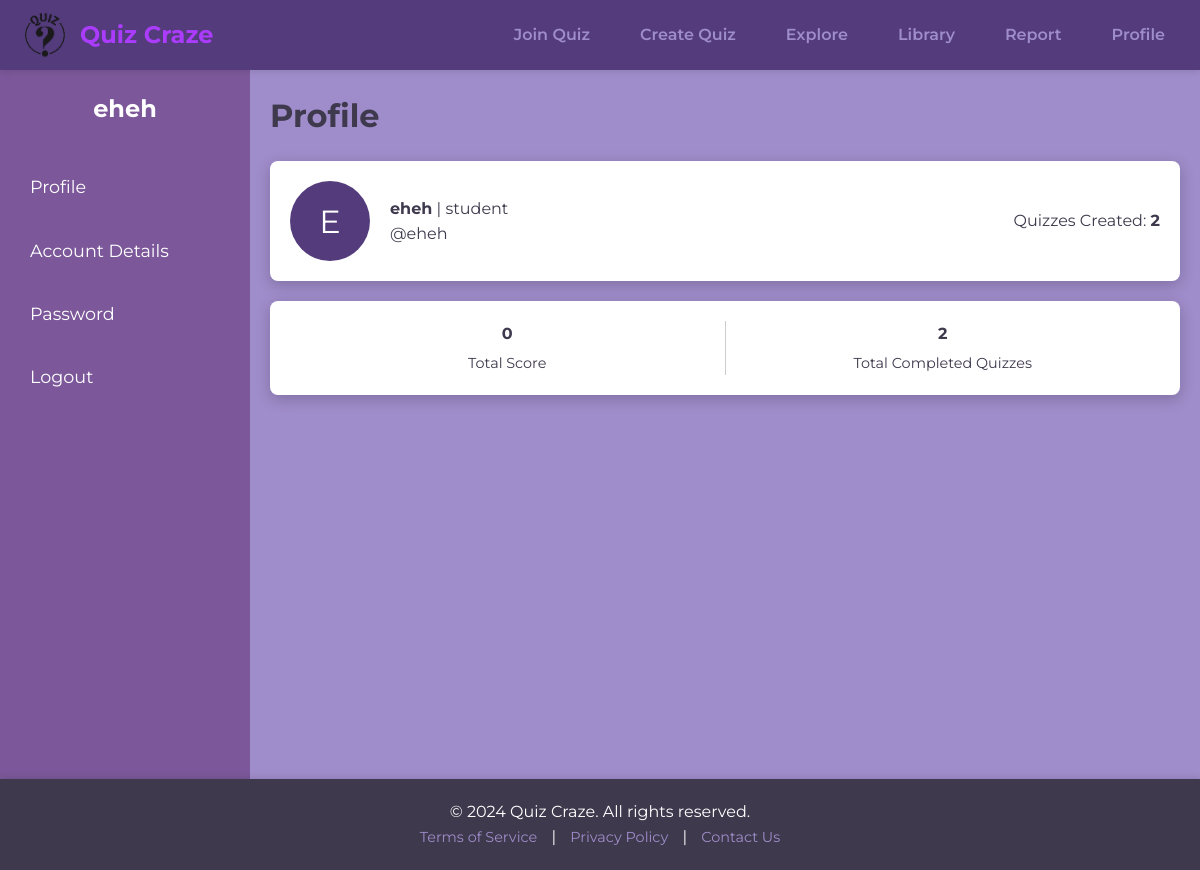
/profile/profile.php (signed in), run on the app's committed database.
### tables this page shows
CREATE TABLE IF NOT EXISTS `user` (
  `userId` int NOT NULL AUTO_INCREMENT,
  `username` varchar(50) NOT NULL,
  `email` varchar(255) NOT NULL,
  `password` varchar(255) NOT NULL,
  `role` varchar(50) NOT NULL,
  PRIMARY KEY (`userId`)
);

### profile/profile.php (the view, shortened to what this page needs)
<?php
include 'db.php';
$user_id = $_SESSION['user_id'];
$user_query = $conn->prepare("SELECT username, role FROM user WHERE userId = ?");
$user_query->bind_param('i', $user_id);
$user_query->execute();
$user_result = $user_query->get_result();
$user = $user_result->fetch_assoc();
$quizzes_query = $conn->prepare("SELECT COUNT(*) AS quizzes_created FROM quiz WHERE userId = ?");
$quizzes_query->bind_param('i', $user_id);
$quizzes_query->execute();
$quizzes_result = $quizzes_query->get_result();
$quizzes_data = $quizzes_result->fetch_assoc();
$quizzes_created = $quizzes_data['quizzes_created'] ?? 0;
$attempt_query = $conn->prepare("SELECT COUNT(*) AS completedQuizzes, SUM(score) AS totalScore FROM attempt WHERE userId = ?");
$attempt_query->bind_param('i', $user_id);
$attempt_query->execute();
$attempt_result = $attempt_query->get_result();
$attempt_data = $attempt_result->fetch_assoc();
$completed_quizzes = $attempt_data['completedQuizzes'] ?? 0;
$total_score = $attempt_data['totalScore'] ?? 0;
?>
<!DOCTYPE html>
<html lang="en">
<head>
    <link rel="stylesheet" href="styling.css">
</head>
<body>
<header>
    <div class="header-container">
        <div class="logo-container">
            <img src="../rwdd_logo.png" alt="logo" id="logo">
            <span class="site-name">Quiz Craze</span>
        </div>
        <nav class="nav-links" id="nav-links">
            <a href="../createQuiz/join.php">Join Quiz</a>
            <a href="../createQuiz/create.php">Create Quiz</a>
            <a href="../explore/explore.php">Explore</a>
            <a href="../library/LibraryPublished.php">Library</a>
            <a href="../report/reportMainPage.php">Report</a>
            <a href="../profile/profile.php">Profile</a>
        </nav>
    </div>
</header>
    <div class="profile-container">
        <div class="sidebar">
            <h2><?php echo htmlspecialchars($user['username']); ?></h2>
            <ul>
                <li><a href="profile.php">Profile</a></li>
                <li><a href="account_details.php">Account Details</a></li>
                <li><a href="password.php">Password</a></li>
                <li><a href="../admin/logout.php">Logout</a></li>
            </ul>
        </div>
        <div class="content">
            <div class="header">
                <h1>Profile</h1>
            </div>
            <div class="profile-card">
                <div class="profile-info">
                    <div class="profile-pic"><?php echo strtoupper($user['username'][0]); ?></div>
                    <div>
                        <strong><?php echo htmlspecialchars($user['username']); ?></strong> | <?php echo htmlspecialchars($user['role']); ?><br>
                        @<?php echo htmlspecialchars($user['username']); ?>
                    </div>
                </div>
                <div>
                    <div>Quizzes Created: <strong><?php echo $quizzes_created; ?></strong></div>
                </div>
            </div>
            <div class="statistics">
                <div class="stat-item">
                    <strong><?php echo $total_score; ?></strong>
                    <span>Total Score</span>
                </div>
                <div class="stat-item">
                    <strong><?php echo $completed_quizzes; ?></strong>
                    <span>Total Completed Quizzes</span>
                </div>
            </div>
        </div>
    </div>
<footer>
<div class="footer-container">
    <p>&copy; 2024 Quiz Craze. All rights reserved.</p>
    <div class="footer-links">
        <a href="../terms/terms.php">Terms of Service</a> |
        <a href="../privacy/privacy.php">Privacy Policy</a> |
        <a href="../contact/contact.php">Contact Us</a>
    </div>
</div>
</footer>
</body>
</html>

### profile/styling.css (style rules this page uses)
* { margin: 0; padding: 0; box-sizing: border-box; font-family: "Montserrat", sans-serif; }
:root { --primary-light: #AB3CFC; --primary-medium: #7E6DF3; --primary-dark: #533B7C; --accent-light: #7C589A; --accent-medium: #9F8CCA; --neutral-dark: #3E394C; }
body { background-color: var(--accent-medium); color: var(--neutral-dark); line-height: 1.6; }
header { background-color: var(--primary-dark); color: #fff; box-shadow: 0 2px 6px rgba(0, 0, 0, 0.1); position: sticky; top: 0; z-index: 1000; }
.header-container { max-width: 1200px; margin: 0 auto; display: flex; justify-content: space-between; align-items: center; padding: 10px 20px; }
.logo-container { display: flex; align-items: center; gap: 10px; }
.logo-container #logo { width: 50px; height: 50px; }
.logo-container .site-name { font-size: 1.5rem; font-weight: bold; color: var(--primary-light); }
.nav-links { display: flex; gap: 20px; }
.nav-links a { color: var(--accent-medium); text-decoration: none; font-size: 1rem; font-weight: 600; padding: 8px 15px; transition: color 0.3s ease, background-color 0.3s ease; border-radius: 5px; }
footer { background-color: var(--neutral-dark); color: #fff; padding: 20px; text-align: center; position: fixed; bottom: 0; width: 100%; box-shadow: 0 -2px 6px rgba(0, 0, 0, 0.1); }
.footer-container { display: flex; flex-direction: column; align-items: center; }
.footer-links a { color: var(--accent-medium); text-decoration: none; margin: 0 10px; font-size: 0.9rem; transition: color 0.3s ease; }

### profile/profile.php (style rules this page uses)
body { font-family: Arial, sans-serif; margin: 0; background-color: #e9f1f4; }
.profile-container { display: flex; height: 100vh; }
.sidebar { width: 250px; background-color: #7c589a; color: white; padding: 20px; display: flex; flex-direction: column; }
.sidebar h2 { margin-bottom: 20px; font-size: 1.5rem; text-align: center; }
.sidebar ul { list-style: none; padding: 0; }
.sidebar ul li { margin: 15px 0; }
.sidebar ul li a { color: white; text-decoration: none; font-size: 1.1rem; display: flex; align-items: center; gap: 10px; padding: 10px; border-radius: 5px; transition: background-color 0.3s ease; }
.content { flex: 1; padding: 20px; background-color: #9f8cca; overflow-y: auto; }
.header { display: flex; justify-content: space-between; align-items: center; margin-bottom: 20px; }
.header h1 { margin: 0; font-size: 2rem; }
.profile-card { background: white; padding: 20px; border-radius: 8px; display: flex; align-items: center; justify-content: space-between; margin-bottom: 20px; box-shadow: 0 4px 15px rgba(0, 0, 0, 0.2); }
.profile-info { display: flex; align-items: center; gap: 20px; }
.profile-pic { width: 80px; height: 80px; background-color: #533b7c; border-radius: 50%; display: flex; align-items: center; justify-content: center; color: white; font-size: 2rem; }
.statistics { display: flex; justify-content: space-between; background: white; padding: 20px; border-radius: 8px; margin-bottom: 20px; box-shadow: 0 4px 15px rgba(0, 0, 0, 0.2); }
.stat-item { text-align: center; flex: 1; }
.stat-item:not(:last-child) { border-right: 1px solid #ccc; }
.stat-item span { display: block; font-size: 0.9rem; margin-top: 5px; }

### data on the page
user: username "eheh", username "E", role "student"

### other printed values
$quizzes_created "2"
$total_score "0"
$completed_quizzes "2"
